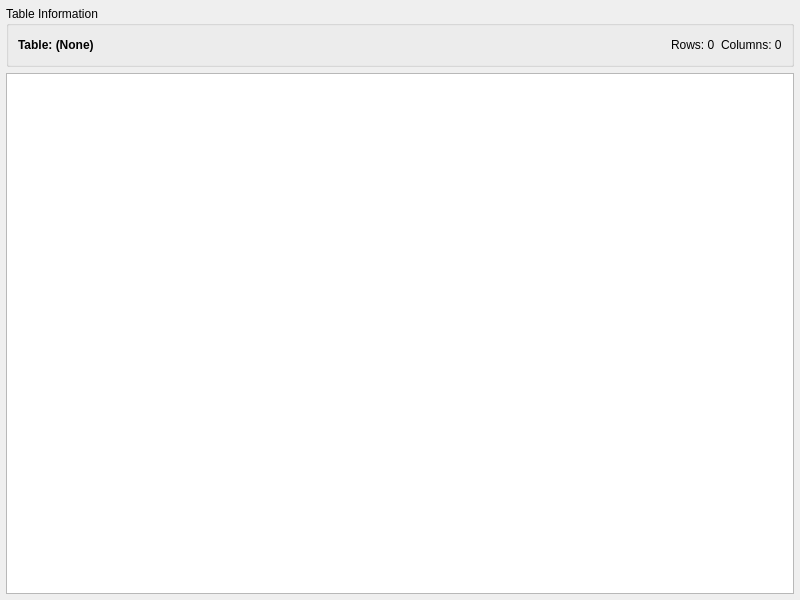
<?xml version="1.0" encoding="UTF-8"?>
<ui version="4.0">
 <class>TableViewerWidget</class>
 <widget class="QWidget" name="TableViewerWidget">
  <property name="geometry">
   <rect>
    <x>0</x>
    <y>0</y>
    <width>800</width>
    <height>600</height>
   </rect>
  </property>
  <property name="windowTitle">
   <string>Table Viewer</string>
  </property>
  <layout class="QVBoxLayout" name="main_layout">
   <property name="spacing">
    <number>6</number>
   </property>
   <property name="leftMargin">
    <number>6</number>
   </property>
   <property name="topMargin">
    <number>6</number>
   </property>
   <property name="rightMargin">
    <number>6</number>
   </property>
   <property name="bottomMargin">
    <number>6</number>
   </property>
   <item>
    <widget class="QGroupBox" name="table_info_group">
     <property name="title">
      <string>Table Information</string>
     </property>
     <property name="maximumSize">
      <size>
       <width>16777215</width>
       <height>80</height>
      </size>
     </property>
     <layout class="QHBoxLayout" name="table_info_layout">
      <item>
       <widget class="QLabel" name="table_name_label">
        <property name="text">
         <string>Table: (None)</string>
        </property>
        <property name="font">
         <font>
          <weight>75</weight>
          <bold>true</bold>
         </font>
        </property>
       </widget>
      </item>
      <item>
       <spacer name="table_info_spacer">
        <property name="orientation">
         <enum>Qt::Orientation::Horizontal</enum>
        </property>
        <property name="sizeHint" stdset="0">
         <size>
          <width>40</width>
          <height>20</height>
         </size>
        </property>
       </spacer>
      </item>
      <item>
       <widget class="QLabel" name="row_count_label">
        <property name="text">
         <string>Rows: 0</string>
        </property>
       </widget>
      </item>
      <item>
       <widget class="QLabel" name="column_count_label">
        <property name="text">
         <string>Columns: 0</string>
        </property>
       </widget>
      </item>
     </layout>
    </widget>
   </item>
   <item>
    <widget class="QTableView" name="table_view">
     <property name="alternatingRowColors">
      <bool>true</bool>
     </property>
     <property name="selectionBehavior">
      <enum>QAbstractItemView::SelectionBehavior::SelectRows</enum>
     </property>
     <property name="sortingEnabled">
      <bool>false</bool>
     </property>
     <property name="cornerButtonEnabled">
      <bool>false</bool>
     </property>
    </widget>
   </item>
   <!-- Navigation panel removed -->
  </layout>
 </widget>
 <resources/>
 <connections/>
</ui>
